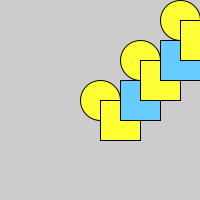
Frame 1 (no input)
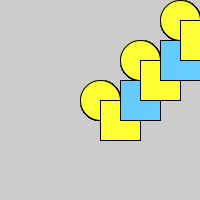
Frame 60 (the mouse pressed at the canvas centre just before this capture)
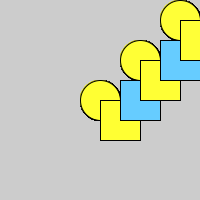
Frame 120 (the mouse held since frame 60 and released just before this capture)

The Processing sketch that drew these frames (run headless with seeded random() and noise(); from frame 60 on, the mouse is pressed at the canvas centre):

// Processing sketch: sketch_130313a
// ── sketch_130313a.pde
void setup(){
  size(200, 200);
}

void draw(){
for(int i=0; i<40; i++){
 if(i % 2 == 0){
   
   fill(255,255,i+51);
   ellipse(width /2 + i * 20, height/2 - i * 20, 40, 40);
    
 }
else 
fill(102,204,255);
  rect(width/2 + i * 20 , height/2 - i * 20, 40, 40);
}
}
